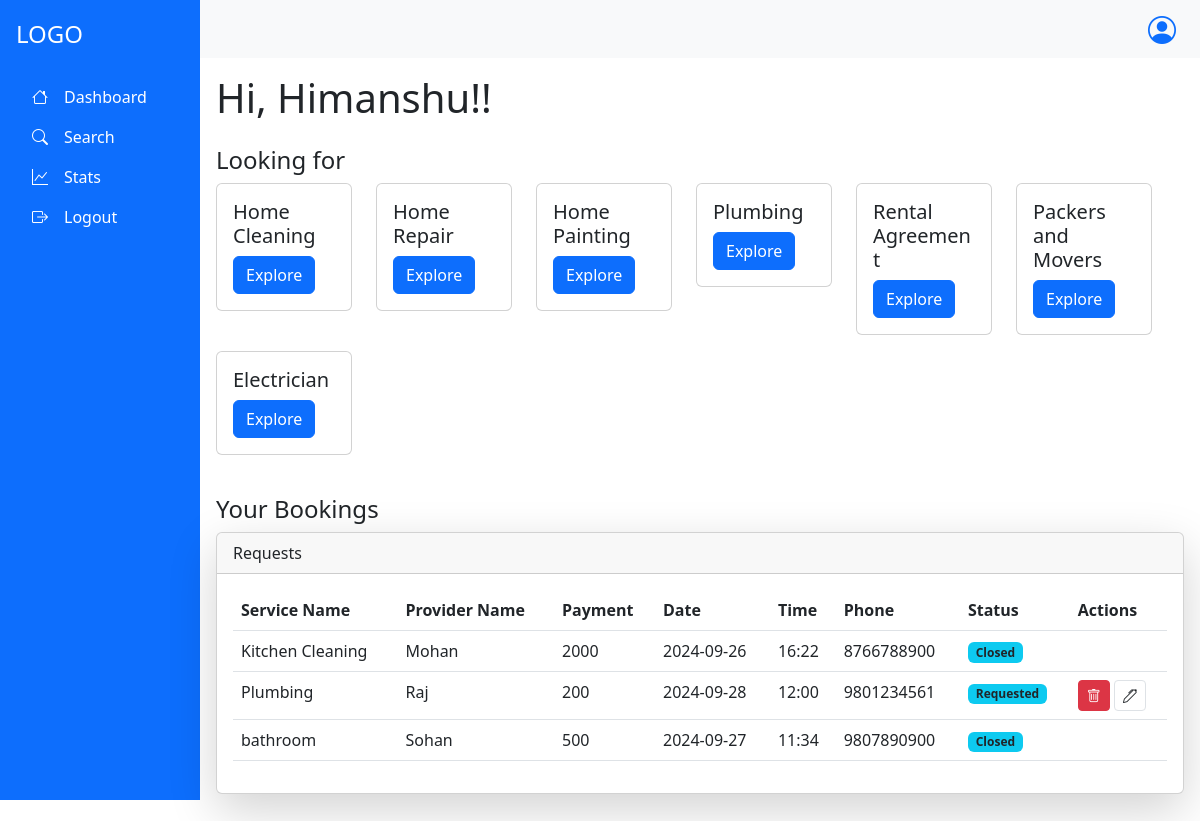
Page /customer/Dashboard (signed in) on the earlier database version.
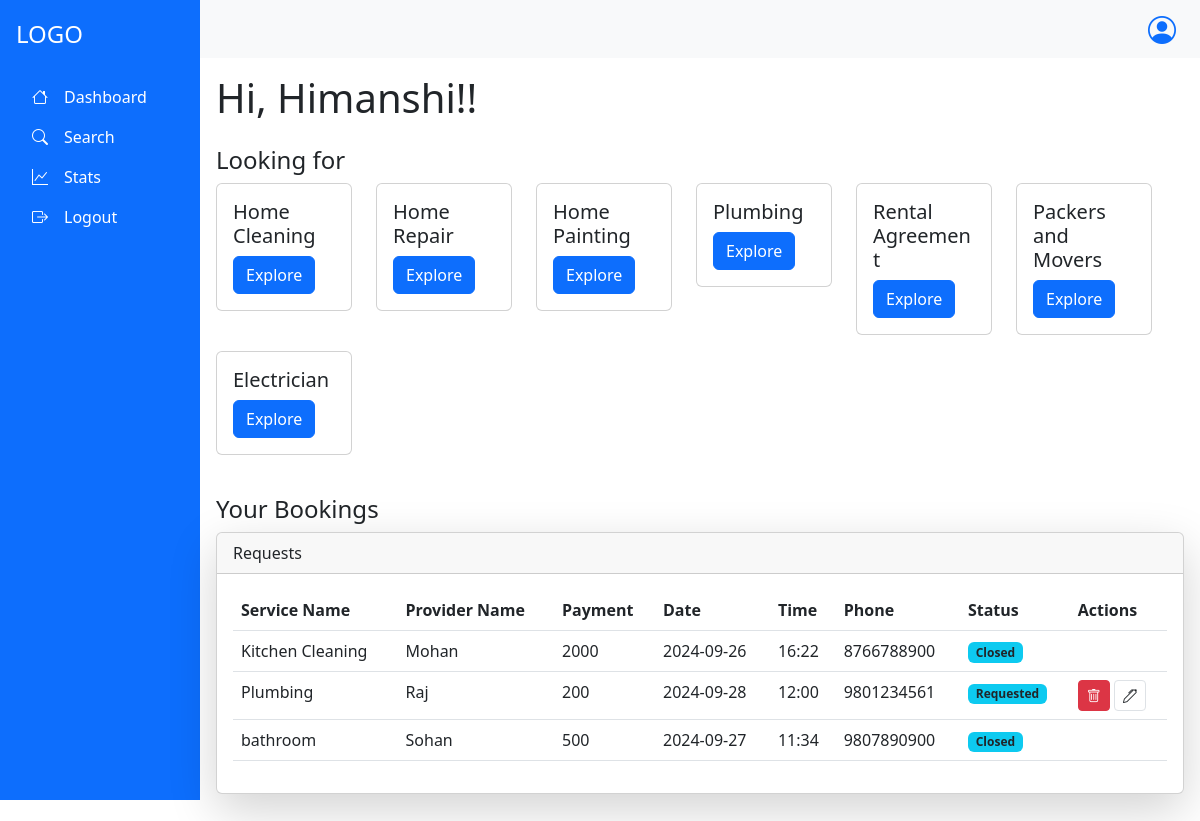
Same page on the later database version.
### app.py (models this page shows, shortened)
class Customer(db.Model,UserMixin):
    __tablename__="customer"
    c_id=db.Column(db.Integer, primary_key=True, autoincrement= True)
    c_name=db.Column(db.String,unique=True)
    c_address=db.Column(db.String)
    c_city=db.Column(db.String)
    c_email=db.Column(db.String,unique=True)
    c_password=db.Column(db.String)
    c_phone=db.Column(db.String)
    c_status=db.Column(db.String)
    c_warn=db.Column(db.Integer)
    c_warn_msg=db.Column(db.String)
    Sent_Request=db.relationship("Request",backref="cust")

class Services(db.Model):
    __tablename__="services"
    s_id=db.Column(db.Integer, primary_key=True, autoincrement= True)
    s_name=db.Column(db.String,unique=True)
    baseprice=db.Column(db.Integer)
    packages=db.relationship("Package", backref="service")
    Sproviders=db.relationship("ServiceProvider",backref="service")

class Request(db.Model):
    __tablename__="request"
    r_id=db.Column(db.Integer, primary_key=True, autoincrement= True)
    sp_id=db.Column(db.Integer, db.ForeignKey("serviceprovider.sp_id"),nullable=False)
    c_id=db.Column(db.Integer, db.ForeignKey("customer.c_id"),nullable=False)
    p_id=db.Column(db.Integer, db.ForeignKey("package.p_id"),nullable=False)
    r_date=db.Column(db.String)
    r_time=db.Column(db.String)
    r_address=db.Column(db.String)
    r_city=db.Column(db.String)
    r_message=db.Column(db.String)
    r_status=db.Column(db.String)
    r_rating=db.Column(db.Integer)
    all_messages=db.relationship("Messages",backref="req")

class Package(db.Model):
    __tablename__="package"
    p_id=db.Column(db.Integer, primary_key=True, autoincrement= True)
    p_name=db.Column(db.String,unique=True)
    p_price=db.Column(db.Integer)
    p_description=db.Column(db.String)
    p_rating=db.Column(db.Integer)
    s_id=db.Column(db.Integer, db.ForeignKey("services.s_id"),nullable=False)
    sp_id=db.Column(db.Integer, db.ForeignKey("serviceprovider.sp_id"),nullable=False)
    req=db.relationship("Request",backref="pack")

class ServiceProvider(db.Model,UserMixin):
    __tablename__='serviceprovider'
    sp_id=db.Column(db.Integer, primary_key=True, autoincrement= True)
    sp_name=db.Column(db.String,unique=True)
    sp_address=db.Column(db.String)
    sp_email=db.Column(db.String,unique=True)
    sp_password=db.Column(db.String)
    sp_exp=db.Column(db.Integer)
    sp_phone=db.Column(db.String)
    sp_city=db.Column(db.String)
    sp_rating=db.Column(db.Integer)
    sp_status=db.Column(db.String)
    sp_warn=db.Column(db.Integer)
    sp_warn_msg=db.Column(db.String)
    sp_servicename=db.Column(db.String,db.ForeignKey("services.s_name"))
    mypackages=db.relationship("Package", backref="servprovider")
    receive_request=db.relationship("Request",backref="servprovider")

### app.py (the view)
@app.route("/customer/Dashboard",methods=["GET","POST"])
@login_required
def Dashboard():
    if request.method=="GET":
        s=db.session.query(Services).all()
        serv=[]
        for ser in s:
            serv.append(ser.s_name)
        req=db.session.query(Request).filter_by(c_id=current_user.c_id).all()
        return render_template("/Customer/CustomerDashboard.html",servname=serv,requests=req,cu=current_user)

### app.py (called while the page is built)
@login_manager.user_loader
def load_user(user_id):
        utype,id=user_id.split("-")
        if utype=="c":
            return db.session.query(Customer).filter_by(c_id=id).first()
        elif utype=='sp':
            return db.session.query(ServiceProvider).filter_by(sp_id=id).first()
        else:
            return db.session.query(Admin).filter_by(admin_id=id).first()

### templates/Customer/CustomerDashboard.html (shortened to what this page needs)
{% extends "/Customer/customer_base.html" %}
{% block content %}
<h1 class="mb-4">Hi, {{cu.c_name}}!!</h1>
<div class="mb-5">
  <h4>Looking for</h4>
  <div class="row">
    {% for service in servname %}
    <div class="col-sm-6 mb-3" style="width:10rem">
        <div class="card">
            <div class="card-body">
            <h5 class="card-title">{{service}}</h5>
            <a href="/customer/search?sname={{service}}" class="btn btn-primary">Explore</a>
            </div>
        </div>
    </div>
    {% endfor %}
</div>
<h4 class="mt-4">Your Bookings</h4>
<div class="card shadow-lg">
  <div class="card-header">
      Requests
  </div>
  <div class="card-body">
      <table class="table">
          <thead>
              <tr>
                  <th>Service Name</th>
                  <th>Provider Name</th>
                  <th>Payment</th>
                  <th>Date</th>
                  <th>Time</th>
                  <th>Phone</th>
                  <th>Status</th>
                  <th>Actions</th>
              </tr>
          </thead>
          <tbody>
            {% for request in requests %}
              <tr>
                  <td>{{request.pack.p_name}}</td>
                  <td>{{request.servprovider.sp_name}}</td>
                  <td>{{request.pack.p_price}}</td>
                  <td>{{request.r_date}}</td>
                  <td>{{request.r_time}}</td>
                  <td>{{request.servprovider.sp_phone}}</td>
                  <td><span class="badge bg-info text-dark">{{request.r_status}}</span></td>
                  <td class="action-btns">
                      {% if request.r_status=="Requested" %}
                      <button class="btn btn-sm btn-danger" data-bs-toggle="modal" data-bs-target="#exampleModal">
                          <i class="bi bi-trash"></i>
                      </button>
                      <button class="btn btn-sm btn-white border" data-bs-toggle="modal" data-bs-target="#exampleModal2" >
                          <i class="bi bi-pen"></i>
                      </button>
                          {% endif %}
                  </td>
              </tr>
            {% endfor %}
          </tbody>
      </table>
  </div>
</div>
{% endblock %}

### templates/Customer/customer_base.html (shortened to what this page needs)
<!DOCTYPE html>
<html lang="en">
<head>
  <link href="https://cdn.jsdelivr.net/npm/bootstrap@5.3.0-alpha3/dist/css/bootstrap.min.css" rel="stylesheet">
  <link rel="stylesheet" href="https://cdn.jsdelivr.net/npm/bootstrap-icons/font/bootstrap-icons.css">
</head>
<body>
    <div class="container-fluid">
      <div class="row min-vh-100 d-flex flex-column flex-md-row">
        <nav class="col-md-3 col-lg-2 d-flex flex-column bg-primary text-white p-3 vh-100 position-fixed">
            <div class="text-start py-1 mb-3">
              <h4 class="text-white">LOGO</h4>
            </div>
            <ul class="nav flex-column">
              <li class="nav-item">
                <a class="nav-link text-white" href="/customer/Dashboard"><i class="bi bi-house"></i><span class="px-3">Dashboard</span></a>
              </li>
              <li class="nav-item">
                <a class="nav-link text-white" href="/customer/search"><i class="bi bi-search"></i><span class="px-3">Search</span></a>
              </li>
              <li class="nav-item">
                <a class="nav-link text-white" href="/customer/stats"><i class="bi bi-graph-up"></i><span class="px-3">Stats</span></a>
              </li>
              <li class="nav-item">
                <a class="nav-link text-white" href="/logout"><i class="bi bi-box-arrow-right"></i><span class="px-3">Logout</span></a>
              </li>
            </ul>
        </nav>
        <div class="col-md-9 ms-sm-auto col-lg-10 px-md-0">
          <nav class="navbar navbar-expand-lg navbar-light bg-light w-100">
            <div class="dropdown ms-auto me-4">
              <a href="#" class="d-flex align-items-center text-decoration-none" id="dropdownUser" data-bs-toggle="dropdown" aria-expanded="false">
                <i class="bi bi-person-circle fs-3"></i>
              </a>
            </div>
          </nav>
          <main class="p-3">
            {% block content %}
            {% endblock %}
          </main>
        </div>
      </div>
    </div>
</body>
</html>

Differences in the rows shown:
changed Customer: c_name "Himanshu" → "Himanshi"
